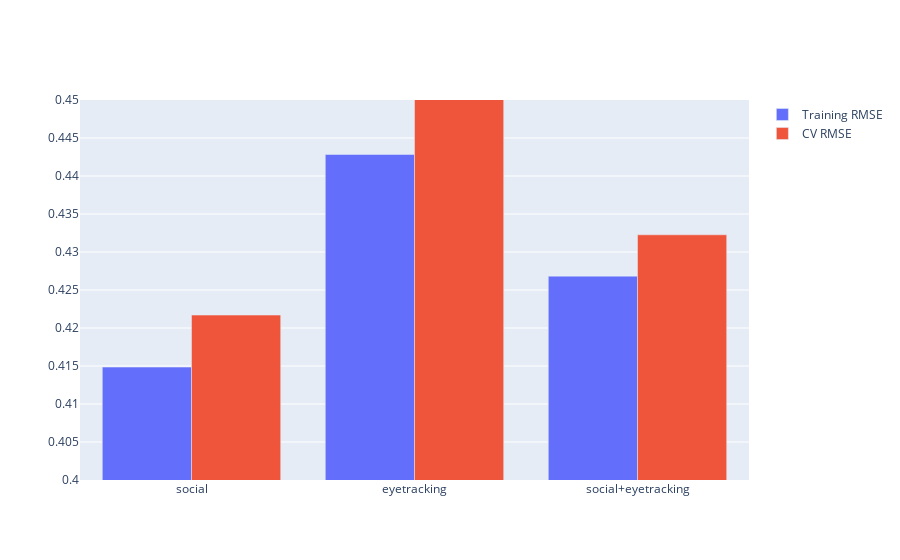

The notebook cell this image was saved under:
### Code cell
# run models

# NOTE:
# model functions have been saved in modeling.py and the high-level model routine has been saved in run_models.py
# to modify the models, go to get_model_features in modelling.py and hardcode in new model features

fig, models = run_models.run(dataframe=df_merged,
              model_names=['social', 'eyetracking', 'social+eyetracking'])

fig

### Figure 1 — Plotly figure (JSON) as saved in the notebook; plotly's stock layout.template omitted (floating-point values rounded to 4 significant figures)
{"data": [{"name": "Training RMSE", "type": "bar", "x": ["social", "eyetracking", "social+eyetracking"], "y": [0.4149, 0.4428, 0.4268, 0.3586, 0.4144, 0.4388, 0.4304, 0.4159, 0.4331, 0.4734, 0.3886, 0.4268, 0.3705, 0.4231, 0.454, 0.4423, 0.4348, 0.4439, 0.4954, 0.4167, 0.4443, 0.4149, 0.4428, 0.4268, 0.3561, 0.4134, 0.4379, 0.4297, 0.4148, 0.4319, 0.4721, 0.387, 0.426]}, {"name": "CV RMSE", "type": "bar", "x": ["social", "eyetracking", "social+eyetracking"], "y": [0.4217, 0.4514, 0.4323, 0.3589, 0.4149, 0.4391, 0.431, 0.4162, 0.4335, 0.4741, 0.389, 0.4272, 0.371, 0.4242, 0.4546, 0.443, 0.4352, 0.4443, 0.4963, 0.4173, 0.4451, 0.4217, 0.4514, 0.4323, 0.3569, 0.415, 0.439, 0.431, 0.4154, 0.4328, 0.4733, 0.3879, 0.4271]}], "layout": {"yaxis": {"range": [0.4, 0.45]}}}
